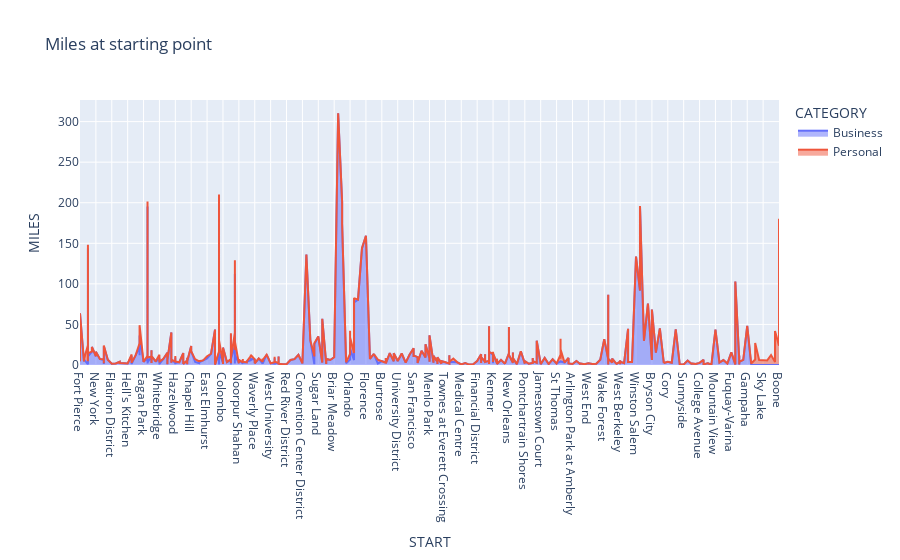

Source (notebook cell):
### Code cell
px.area(df,y='MILES',x='START',color='CATEGORY',title='Miles at starting point')

### Figure 1 — Plotly figure (JSON) as saved in the notebook; plotly's stock layout.template omitted (floating-point values rounded to 4 significant figures; data arrays with more than 128 entries replaced by an {"elided": "..."} marker saying what was removed)
{"data": [{"fillpattern": {"shape": ""}, "hovertemplate": "CATEGORY=Business<br>START=%{x}<br>MILES=%{y}<extra></extra>", "legendgroup": "Business", "line": {"color": "#636efa"}, "marker": {"symbol": "circle"}, "mode": "lines", "name": "Business", "orientation": "v", "showlegend": true, "stackgroup": "1", "type": "scatter", "x": {"elided": "1078 str values"}, "xaxis": "x", "y": {"elided": "1078 float values"}, "yaxis": "y"}, {"fillpattern": {"shape": ""}, "hovertemplate": "CATEGORY=Personal<br>START=%{x}<br>MILES=%{y}<extra></extra>", "legendgroup": "Personal", "line": {"color": "#EF553B"}, "marker": {"symbol": "circle"}, "mode": "lines", "name": "Personal", "orientation": "v", "showlegend": true, "stackgroup": "1", "type": "scatter", "x": ["Whitebridge", "Northwoods", "Tanglewood", "Preston", "East Elmhurst", "Jackson Heights", "Islamabad", "Islamabad", "Islamabad", "Unknown Location", "Unknown Location", "Islamabad", "Islamabad", "R?walpindi", "Westpark Place", "Whitebridge", "Westpark Place", "Hazelwood", "Whitebridge", "Whitebridge", "Weston", "Morrisville", "Whitebridge", "South Congress", "Downtown", "Houston", "Houston", "Sharpstown", "Sharpstown", "Midtown", "Morrisville", "Whitebridge", "Whitebridge", "Preston", "Whitebridge", "Couples Glen", "Kissimmee", "Lake Reams", "Orlando", "Orlando", "Kissimmee", "Couples Glen", "Orlando", "Kissimmee", "Sand Lake Commons", "Sky Lake", "Orlando", "Kissimmee", "Kissimmee", "Kissimmee", "Lakeview", "Kenner", "Morrisville", "Cary", "Morrisville", "Morrisville", "Cary", "Banner Elk", "Banner Elk", "Banner Elk", "Elk Park", "Banner Elk", "Banner Elk", "Newland", "Newland", "Boone", "Banner Elk", "Banner Elk", "Boone", "Cary", "Morrisville", "Northwoods", "Preston", "Chessington", "Whitebridge", "Edgehill Farms", "Preston"], "xaxis": "x", "y": [5.3, 3, 5.1, 1.5, 2.7, 1.8, 1.5, 1, 13.6, 2.5, 14.4, 3, 1.5, 16.5, 1.7, 1.9, 4.2, 2, 2.1, 2.2, 4.2, 3.5, 1.6, 1.9, 1.7, 4.9, 12.6, 10.4, 1.2, 1, 8.1, 1.4, 1.7, 1.6, 2, 6.7, 8.8, 1.2, 6.9, 7.3, 3.6, 27.2, 25.7, 13.6, 6.2, 6, 13.8, 0.7, 5.5, 5.1, 5.5, 1.4, 8.7, 23.5, 2.2, 4.4, 3.3, 8.3, 3.2, 22.4, 12.2, 4.5, 28.1, 3.8, 41.9, 23.8, 13, 15.1, 180.2, 4.1, 6.1, 3.3, 4.7, 4.8, 2.8, 1.4, 1.4], "yaxis": "y"}], "layout": {"legend": {"title": {"text": "CATEGORY"}, "tracegroupgap": 0}, "title": {"text": "Miles at starting point"}, "xaxis": {"anchor": "y", "domain": [0, 1], "title": {"text": "START"}}, "yaxis": {"anchor": "x", "domain": [0, 1], "title": {"text": "MILES"}}}}
